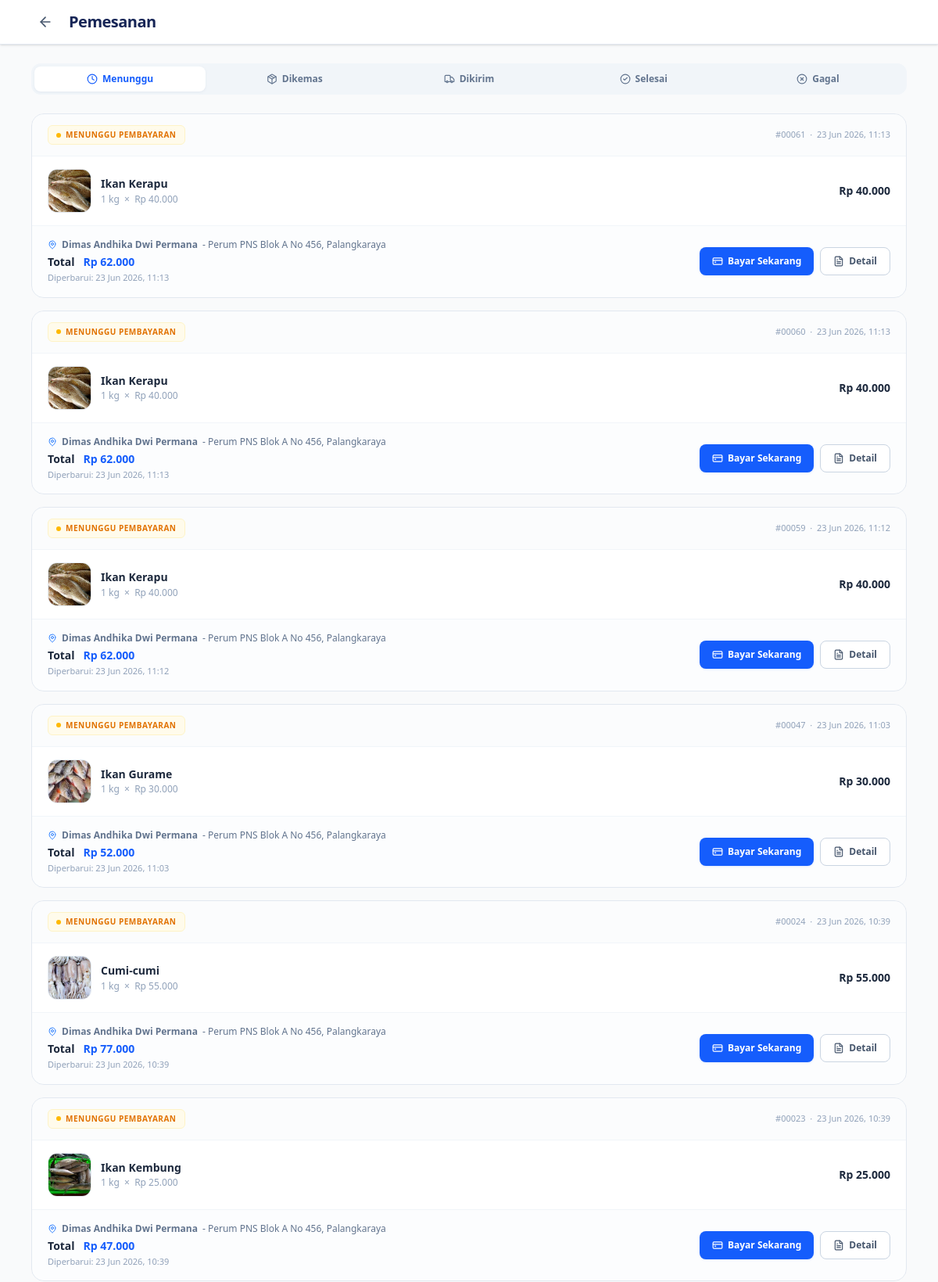
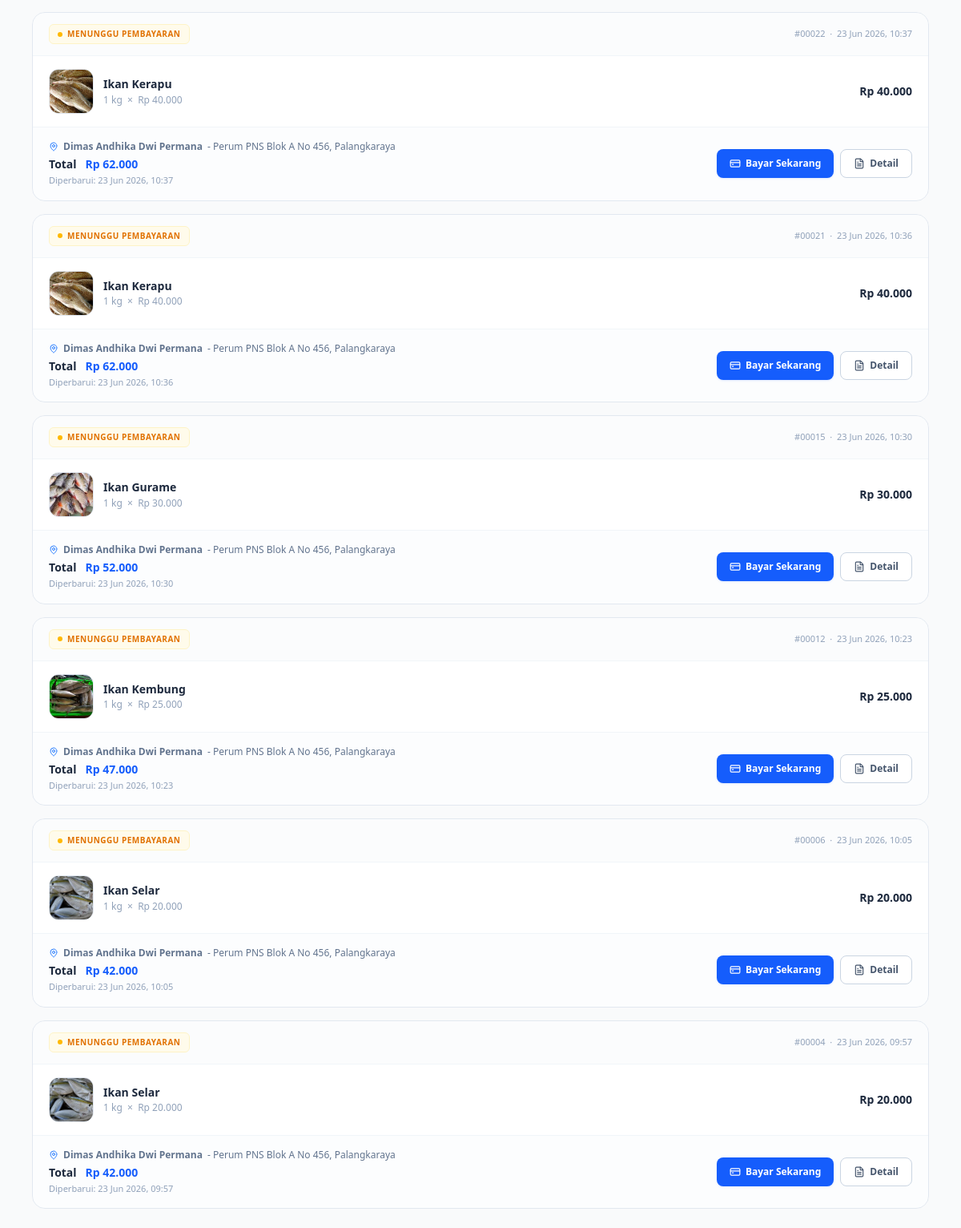
The page /pages/pemesanan.php (signed in) on the database its author committed (2 pictures, top to bottom).
### tables this page shows
CREATE TABLE `orders` (
  `id` int(11) NOT NULL,
  `user_id` int(11) NOT NULL,
  `alamat_id` int(11) NOT NULL,
  `total_harga` decimal(12,2) NOT NULL,
  `status` enum('pending','diproses','dikirim','selesai','dibatalkan') DEFAULT 'pending',
  `metode_pembayaran` varchar(50) DEFAULT NULL,
  `va_number` varchar(50) DEFAULT NULL,
  `created_at` timestamp NOT NULL DEFAULT current_timestamp()
);

CREATE TABLE `order_items` (
  `id` int(11) NOT NULL,
  `order_id` int(11) NOT NULL,
  `product_id` int(11) NOT NULL,
  `harga` decimal(12,2) NOT NULL,
  `qty` int(11) NOT NULL,
  `subtotal` decimal(12,2) NOT NULL
);

CREATE TABLE `products` (
  `id` int(11) NOT NULL,
  `user_id` int(11) NOT NULL,
  `nama_produk` varchar(150) NOT NULL,
  `slug` varchar(150) DEFAULT NULL,
  `kategori` varchar(50) DEFAULT NULL,
  `deskripsi` text DEFAULT NULL,
  `harga` decimal(12,2) NOT NULL,
  `stok` int(11) DEFAULT 0,
  `berat` decimal(8,2) DEFAULT NULL,
  `satuan` varchar(20) DEFAULT NULL,
  `asal_produk` varchar(100) DEFAULT NULL,
  `badge` varchar(50) DEFAULT NULL,
  `status` enum('aktif','nonaktif') DEFAULT 'aktif',
  `created_at` timestamp NOT NULL DEFAULT current_timestamp(),
  `updated_at` timestamp NULL DEFAULT NULL
);

CREATE TABLE `addresses` (
  `id` int(11) NOT NULL,
  `user_id` int(11) NOT NULL,
  `nama_penerima` varchar(100) DEFAULT NULL,
  `no_hp` varchar(20) DEFAULT NULL,
  `alamat` text DEFAULT NULL,
  `kota` varchar(100) DEFAULT NULL,
  `kecamatan` varchar(100) DEFAULT NULL,
  `kelurahan` varchar(100) DEFAULT NULL,
  `provinsi` varchar(100) DEFAULT NULL,
  `is_default` tinyint(1) DEFAULT 0
);

### pages/pemesanan.php (the view, shortened to what this page needs)
<?php
    include '../config/koneksi.php';
?>
<!DOCTYPE html>
<html lang="id">
<?php include '../includes/head.php'; ?>
<body class="bg-gray-50 text-gray-800 font-sans min-h-screen">
    <nav class="sticky top-0 z-50 bg-white border-b border-slate-200 shadow-sm">
        <div class="max-w-6xl mx-auto px-4 h-14 flex items-center gap-3">
            <a href="../index.php" class="w-9 h-9 flex items-center justify-center rounded-xl hover:bg-slate-100 transition text-slate-600">
                <i data-lucide="arrow-left" class="w-5 h-5"></i>
            </a>
            <h1 class="text-xl font-bold text-blue-950 tracking-tight">Pemesanan</h1>
        </div>
    </nav>
    <main class="max-w-6xl mx-auto px-4 py-6">
        <div class="flex gap-1 bg-slate-100 p-1 rounded-xl mb-6 overflow-x-auto no-scrollbar">
            <?php
            $tabs = [
                ['key' => 'pending',    'label' => 'Menunggu',  'icon' => 'clock',         'color' => 'amber'],
                ['key' => 'diproses',   'label' => 'Dikemas',   'icon' => 'package',       'color' => 'blue'],
                ['key' => 'dikirim',    'label' => 'Dikirim',   'icon' => 'truck',         'color' => 'indigo'],
                ['key' => 'selesai',    'label' => 'Selesai',   'icon' => 'circle-check',  'color' => 'green'],
                ['key' => 'dibatalkan', 'label' => 'Gagal',     'icon' => 'circle-x',      'color' => 'red'],
            ];
            $active_tab = $_GET['tab'] ?? 'pending';
            ?>
            <?php foreach ($tabs as $tab): ?>
                <a href="?tab=<?= $tab['key']; ?>"
                   class="flex-1 min-w-[80px] flex items-center justify-center gap-1.5 px-3 py-2 rounded-lg text-xs font-semibold whitespace-nowrap transition-all duration-150
                          <?= $active_tab === $tab['key']
                              ? 'bg-white text-blue-600 shadow-sm shadow-slate-200/80'
                              : 'text-slate-500 hover:text-slate-700'; ?>">
                    <i data-lucide="<?= $tab['icon']; ?>" class="w-3.5 h-3.5 flex-shrink-0"></i>
                    <?= $tab['label']; ?>
                </a>
            <?php endforeach; ?>
        </div>
        <?php
        $user_id    = $_SESSION['user_id'] ?? 0;
        $status_now = mysqli_real_escape_string($conn, $active_tab);
        $sql = "SELECT
                o.id,
                o.total_harga,
                o.status,
                o.created_at,
                a.nama_penerima,
                a.alamat,
                a.kota,
                (SELECT COUNT(*) FROM order_items oi WHERE oi.order_id = o.id) AS jumlah_item,
                (SELECT osl.created_at FROM order_status_logs osl
                WHERE osl.order_id = o.id
                ORDER BY osl.created_at DESC LIMIT 1) AS last_update
            FROM orders o
            LEFT JOIN addresses a ON a.id = o.alamat_id
            WHERE o.user_id = '$user_id' AND o.status = '$status_now'
            ORDER BY o.created_at DESC";
        $result = mysqli_query($conn, $sql);
        $badge_cfg = [
            'pending'    => ['bg' => 'bg-amber-50 text-amber-600 border-amber-100',  'dot' => 'bg-amber-400',  'label' => 'Menunggu Pembayaran'],
            'diproses'   => ['bg' => 'bg-blue-50 text-blue-600 border-blue-100',     'dot' => 'bg-blue-400',   'label' => 'Sedang Dikemas'],
            'dikirim'    => ['bg' => 'bg-indigo-50 text-indigo-600 border-indigo-100','dot'=> 'bg-indigo-400', 'label' => 'Dalam Pengiriman'],
            'selesai'    => ['bg' => 'bg-green-50 text-green-600 border-green-100',  'dot' => 'bg-green-400',  'label' => 'Selesai'],
            'dibatalkan' => ['bg' => 'bg-red-50 text-red-600 border-red-100',        'dot' => 'bg-red-400',    'label' => 'Dibatalkan'],
        ];
        $cfg = $badge_cfg[$active_tab];
        ?>
        <?php if (mysqli_num_rows($result) > 0): ?>
            <div class="flex flex-col gap-4">
            <?php while ($order = mysqli_fetch_assoc($result)): ?>
                <?php
                    $oid  = (int) $order['id'];
                    $sql_items = "SELECT oi.qty, oi.harga, p.nama_produk, p.satuan,
                                         (SELECT pi.nama_file FROM product_images pi WHERE pi.product_id = p.id LIMIT 1) as gambar
                                  FROM order_items oi
                                  JOIN products p ON p.id = oi.product_id
                                  WHERE oi.order_id = $oid
                                  LIMIT 3";
                    $res_items = mysqli_query($conn, $sql_items);
                ?>
                <div class="bg-white border border-slate-200 rounded-2xl overflow-hidden hover:shadow-sm transition-shadow duration-200">
                    <div class="flex items-center justify-between px-5 py-3.5 border-b border-slate-100 bg-slate-50/60">
                        <div class="flex items-center gap-2.5">
                            <span class="<?= $cfg['bg']; ?> border text-[10px] font-bold px-2.5 py-1 rounded-md uppercase tracking-wider flex items-center gap-1.5">
                                <span class="w-1.5 h-1.5 rounded-full <?= $cfg['dot']; ?> inline-block"></span>
                                <?= $cfg['label']; ?>
                            </span>
                        </div>
                        <span class="text-[11px] text-slate-400 font-medium">
                            #<?= str_pad($order['id'], 5, '0', STR_PAD_LEFT); ?>
                            &nbsp;·&nbsp;
                            <?= date('d M Y, H:i', strtotime($order['created_at'])); ?>
                        </span>
                    </div>
                    <div class="px-5 py-4 flex flex-col gap-3">
                        <?php if (mysqli_num_rows($res_items) > 0): ?>
                            <?php while ($item = mysqli_fetch_assoc($res_items)): ?>
                            <div class="flex items-center gap-3">
                                <div class="w-14 h-14 rounded-xl bg-slate-100 border border-slate-200 overflow-hidden flex-shrink-0 flex items-center justify-center">
                                    <?php if (!empty($item['gambar']) && file_exists("../assets/img/product-image/" . $item['gambar'])): ?>
                                        <img src="../assets/img/product-image/<?= $item['gambar']; ?>"
                                             alt="<?= htmlspecialchars($item['nama_produk']); ?>"
                                             class="w-full h-full object-cover">
                                    <?php else: ?>
                                        <i data-lucide="fish" class="w-6 h-6 text-blue-400/70"></i>
                                    <?php endif; ?>
                                </div>
                                <div class="flex-1 min-w-0">
                                    <p class="text-sm font-semibold text-slate-800 leading-snug truncate"><?= htmlspecialchars($item['nama_produk']); ?></p>
                                    <p class="text-xs text-slate-400 mt-0.5"><?= $item['qty']; ?> <?= htmlspecialchars($item['satuan'] ?? 'kg'); ?> &nbsp;×&nbsp; Rp <?= number_format($item['harga'], 0, ',', '.'); ?></p>
                                </div>
                                <div class="text-sm font-bold text-slate-800 flex-shrink-0">
                                    Rp <?= number_format($item['qty'] * $item['harga'], 0, ',', '.'); ?>
                                </div>
                            </div>
                            <?php endwhile; ?>
                        <?php endif; ?>
                    </div>
                    <div class="flex flex-col sm:flex-row items-start sm:items-center justify-between gap-3 px-5 py-4 border-t border-slate-100 bg-slate-50/40">
                        <div>
                            <?php if (!empty($order['alamat'])): ?>
                            <p class="text-xs text-slate-500 flex items-center gap-1.5 mb-1">
                                <i data-lucide="map-pin" class="w-3 h-3 text-blue-500"></i>
                                <strong><?= htmlspecialchars($order['nama_penerima']); ?></strong> -
                                <?= htmlspecialchars($order['alamat']); ?>, <?= htmlspecialchars($order['kota']); ?>
                            </p>
                            <?php endif; ?>
                            <p class="text-sm font-semibold text-slate-800">
                                Total &nbsp;
                                <span class="text-blue-600 font-extrabold">
                                    Rp <?= number_format($order['total_harga'], 0, ',', '.'); ?>
                                </span>
                            </p>
                            <?php if (!empty($order['last_update'])): ?>
                            <p class="text-[11px] text-slate-400 mt-0.5">
                                Diperbarui: <?= date('d M Y, H:i', strtotime($order['last_update'])); ?>
                            </p>
                            <?php endif; ?>
                        </div>
                        <div class="flex gap-2 flex-shrink-0">
                            <?php if ($active_tab === 'pending'): ?>
                                <a href="payment.php?order=<?= $order['id']; ?>"
                                   class="h-9 px-4 bg-blue-600 text-white text-xs font-semibold rounded-lg flex items-center gap-1.5 hover:bg-blue-700 transition shadow-sm shadow-blue-600/10">
                                    <i data-lucide="credit-card" class="w-3.5 h-3.5"></i> Bayar Sekarang
                                </a>
                            <?php endif; ?>
                            <a href="order-detail.php?id=<?= $order['id']; ?>"
                               class="h-9 px-4 bg-white text-slate-600 text-xs font-semibold border border-slate-300 rounded-lg flex items-center gap-1.5 hover:bg-slate-50 transition">
                                <i data-lucide="file-text" class="w-3.5 h-3.5"></i> Detail
                            </a>
                        </div>
                    </div>
                </div>
            <?php endwhile; ?>
            </div>
        <?php endif; ?>
    </main>
</body>
</html>

### pages/pemesanan.php (style rules this page uses)
.no-scrollbar { -ms-overflow-style: none; scrollbar-width: none; }

### rows shown on the page
orders: id "00061", created_at "23 Jun 2026, 11:13", alamat.nama_penerima "Dimas Andhika Dwi Permana", alamat.alamat "Perum PNS Blok A No 456", alamat.kota "Palangkaraya", total_harga "62.000", last_update "23 Jun 2026, 11:13"
order_items: product.nama_produk "Ikan Kerapu", qty "1", product.satuan "kg", harga "40.000", $item['qty'] * $item['harga'] "40.000"
orders: id "00060", created_at "23 Jun 2026, 11:13", alamat.nama_penerima "Dimas Andhika Dwi Permana", alamat.alamat "Perum PNS Blok A No 456", alamat.kota "Palangkaraya", total_harga "62.000", last_update "23 Jun 2026, 11:13"
order_items: product.nama_produk "Ikan Kerapu", qty "1", product.satuan "kg", harga "40.000", $item['qty'] * $item['harga'] "40.000"
orders: id "00059", created_at "23 Jun 2026, 11:12", alamat.nama_penerima "Dimas Andhika Dwi Permana", alamat.alamat "Perum PNS Blok A No 456", alamat.kota "Palangkaraya", total_harga "62.000", last_update "23 Jun 2026, 11:12"
order_items: product.nama_produk "Ikan Kerapu", qty "1", product.satuan "kg", harga "40.000", $item['qty'] * $item['harga'] "40.000"
orders: id "00047", created_at "23 Jun 2026, 11:03", alamat.nama_penerima "Dimas Andhika Dwi Permana", alamat.alamat "Perum PNS Blok A No 456", alamat.kota "Palangkaraya", total_harga "52.000", last_update "23 Jun 2026, 11:03"
order_items: product.nama_produk "Ikan Gurame", qty "1", product.satuan "kg", harga "30.000", $item['qty'] * $item['harga'] "30.000"
orders: id "00024", created_at "23 Jun 2026, 10:39", alamat.nama_penerima "Dimas Andhika Dwi Permana", alamat.alamat "Perum PNS Blok A No 456", alamat.kota "Palangkaraya", total_harga "77.000", last_update "23 Jun 2026, 10:39"
order_items: shows a picture, product.nama_produk "Cumi-cumi", qty "1", product.satuan "kg", harga "55.000", $item['qty'] * $item['harga'] "55.000"
orders: id "00023", created_at "23 Jun 2026, 10:39", alamat.nama_penerima "Dimas Andhika Dwi Permana", alamat.alamat "Perum PNS Blok A No 456", alamat.kota "Palangkaraya", total_harga "47.000", last_update "23 Jun 2026, 10:39"
order_items: product.nama_produk "Ikan Kembung", qty "1", product.satuan "kg", harga "25.000", $item['qty'] * $item['harga'] "25.000"
orders: id "00022", created_at "23 Jun 2026, 10:37", alamat.nama_penerima "Dimas Andhika Dwi Permana", alamat.alamat "Perum PNS Blok A No 456", alamat.kota "Palangkaraya", total_harga "62.000", last_update "23 Jun 2026, 10:37"
order_items: product.nama_produk "Ikan Kerapu", qty "1", product.satuan "kg", harga "40.000", $item['qty'] * $item['harga'] "40.000"
orders: id "00021", created_at "23 Jun 2026, 10:36", alamat.nama_penerima "Dimas Andhika Dwi Permana", alamat.alamat "Perum PNS Blok A No 456", alamat.kota "Palangkaraya", total_harga "62.000", last_update "23 Jun 2026, 10:36"
order_items: product.nama_produk "Ikan Kerapu", qty "1", product.satuan "kg", harga "40.000", $item['qty'] * $item['harga'] "40.000"
orders: id "00015", created_at "23 Jun 2026, 10:30", alamat.nama_penerima "Dimas Andhika Dwi Permana", alamat.alamat "Perum PNS Blok A No 456", alamat.kota "Palangkaraya", total_harga "52.000", last_update "23 Jun 2026, 10:30"
order_items: product.nama_produk "Ikan Gurame", qty "1", product.satuan "kg", harga "30.000", $item['qty'] * $item['harga'] "30.000"
orders: id "00012", created_at "23 Jun 2026, 10:23", alamat.nama_penerima "Dimas Andhika Dwi Permana", alamat.alamat "Perum PNS Blok A No 456", alamat.kota "Palangkaraya", total_harga "47.000", last_update "23 Jun 2026, 10:23"
order_items: product.nama_produk "Ikan Kembung", qty "1", product.satuan "kg", harga "25.000", $item['qty'] * $item['harga'] "25.000"
orders: id "00006", created_at "23 Jun 2026, 10:05", alamat.nama_penerima "Dimas Andhika Dwi Permana", alamat.alamat "Perum PNS Blok A No 456", alamat.kota "Palangkaraya", total_harga "42.000", last_update "23 Jun 2026, 10:05"
order_items: product.nama_produk "Ikan Selar", qty "1", product.satuan "kg", harga "20.000", $item['qty'] * $item['harga'] "20.000"
orders: id "00004", created_at "23 Jun 2026, 09:57", alamat.nama_penerima "Dimas Andhika Dwi Permana", alamat.alamat "Perum PNS Blok A No 456", alamat.kota "Palangkaraya", total_harga "42.000", last_update "23 Jun 2026, 09:57"
order_items: product.nama_produk "Ikan Selar", qty "1", product.satuan "kg", harga "20.000", $item['qty'] * $item['harga'] "20.000"

### other values the page prints
$tab['label'] "Menunggu"
$tab['label'] "Dikemas"
$tab['label'] "Dikirim"
$tab['label'] "Selesai"
$tab['label'] "Gagal"
